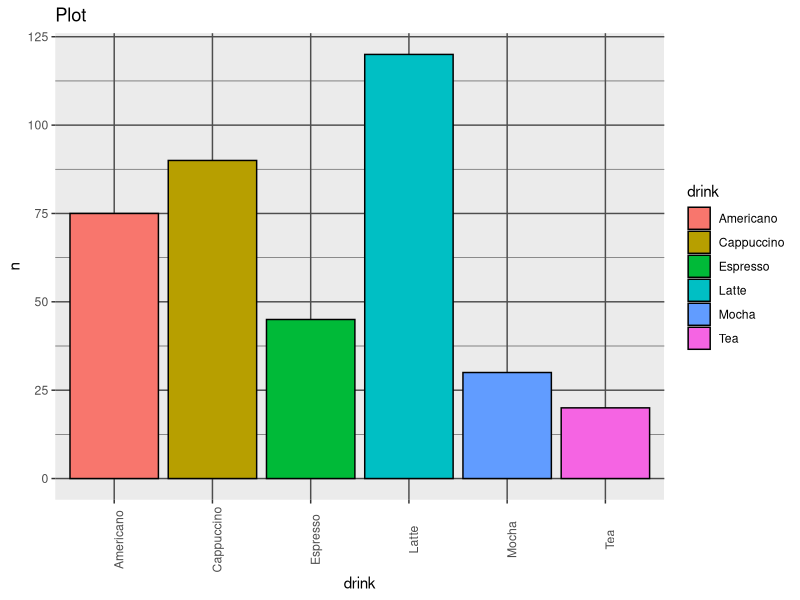

Write R code to recreate this figure.
## ---- chunk 1
#| echo: false
library(ggplot2)

coffee <- tibble::tibble(
  drink = c("Latte", "Espresso", "Cappuccino", "Mocha", "Americano", "Tea"),
  n = c(120, 45, 90, 30, 75, 20)
)

ggplot(coffee, aes(x = drink, y = n, fill = drink)) +
  geom_col(color = "black") +
  labs(title = "Plot") +
  theme_gray() +
  theme(
    axis.text.x = element_text(angle = 90),
    panel.grid.minor = element_line(color = "grey40"),
    panel.grid.major = element_line(color = "grey30")
  )
